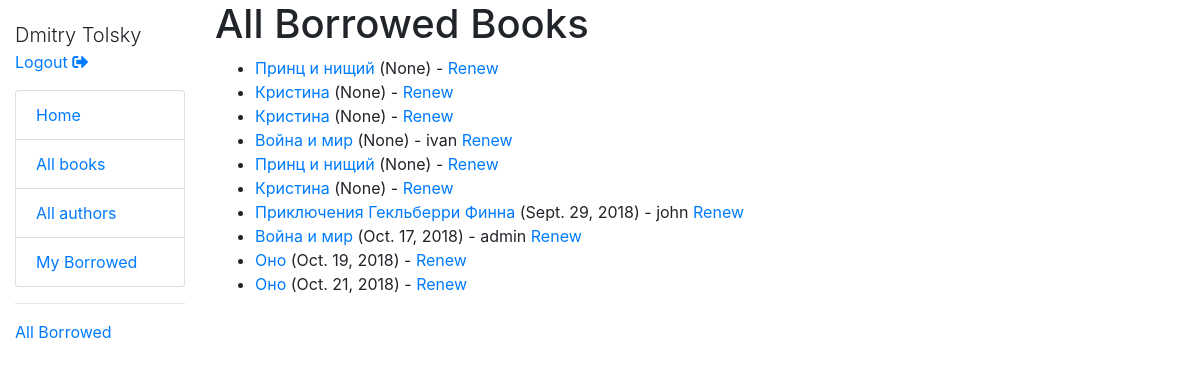
Page /catalog/borrowed/ (signed in) on the committed database.
### catalog/models.py (models this page shows, shortened)
class BookInstance(models.Model):
    id = models.UUIDField(primary_key=True, default=uuid.uuid4, help_text="Unique ID for this particular book across whole library")
    book = models.ForeignKey('Book', on_delete=models.SET_NULL, null=True)
    imprint = models.CharField(max_length=200)
    due_back = models.DateField(null=True, blank=True)
    borrower = models.ForeignKey(User, on_delete=models.SET_NULL, null=True, blank=True)
    LOAN_STATUS = (
        ('m', 'Maintenance'),
        ('o', 'On loan'),
        ('a', 'Available'),
        ('r', 'Reserved')
    )
    status = models.CharField(max_length=1, choices=LOAN_STATUS, blank=True, default='m', help_text="Book availability")
    class Meta:
        ordering = ["due_back"]
        permissions = (
            ("can_mark_returned", "Set book as returned"),
        )

class Book(models.Model):
    title = models.CharField(max_length=200)
    author = models.ForeignKey('Author', on_delete=models.SET_NULL, null=True)
    summary = models.TextField(max_length=1000, help_text="Enter a brief description of the book.")
    isbn = models.CharField('ISBN', max_length=13, help_text='13 Character <a href="https://www.isbn-international.org/content/what-isbn">ISBN number</a>')
    genre = models.ManyToManyField(Genre, help_text="Select a genre for this book.")
    language = models.ForeignKey('Language', on_delete=models.SET_NULL, null=True)
    def display_genre(self):
        return ', '.join([genre.name for genre in self.genre.all()[:3]])
    display_genre.short_description = 'Genre'

### catalog/views.py (the view)
class BorrowedBooksListView(PermissionRequiredMixin, generic.ListView):
    permission_required = 'catalog.can_mark_returned'
    model = BookInstance
    template_name = 'catalog/all_borrowed_books.html'
    paginate_by = 10

### catalog/templates/catalog/all_borrowed_books.html
{% extends "base_generic.html" %}
{% block content %}
    <h1>All Borrowed Books</h1>
    {% if bookinstance_list %}
        <ul>
        {% for bookinstance in bookinstance_list %}
            <li>
                <a href="{% url 'book-detail' bookinstance.book.pk %}">{{ bookinstance.book.title }}</a> ({{ bookinstance.due_back }}) - {{ bookinstance.borrower.username }}
                <a href="{% url 'renew-book-librarian' bookinstance.id %}">Renew</a>
            </li>
        {% endfor %}
        </ul>
    {% else %}
        <p>No borrowed books.</p>
    {% endif %}
{% endblock %}

### catalog/templates/base_generic.html (shortened to what this page needs)
<!DOCTYPE html>
<html lang="en">
<head>
    <link rel="stylesheet" href="https://stackpath.bootstrapcdn.com/bootstrap/4.1.3/css/bootstrap.min.css">
<link rel="stylesheet" href="https://use.fontawesome.com/releases/v5.3.1/css/all.css">
    {% load static %}
    <link rel="stylesheet" href="{% static 'css/styles.css' %}">
</head>
<body>
    <div class="container-fluid">
        <div class="row">
            <div class="col-sm-2">
                {% block sidebar %}
                    <ul class="sidebar-nav">
                        {% if user.is_authenticated %}
                            <li class="lead">{{ user.get_full_name }}</li>
                            <li>
                                <a href="{% url 'logout' %}?next={{ request.path }}">Logout <i class="fas fa-sign-out-alt"></i></a>
                            </li>
                        {% else %}
                            <li>
                                <a href="{% url 'login' %}?next={{ request.path }}">Login</a>
                            </li>
                        {% endif %}
                    </ul>
                     <ul class="list-group">
                         <li class="list-group-item">
                             <a href="{% url 'index' %}">Home</a>
                         </li>
                         <li class="list-group-item">
                            <a href="{% url 'books' %}">All books</a>
                         </li>
                         <li class="list-group-item">
                             <a href="{% url 'authors' %}">All authors</a>
                         </li>
                         <li class="list-group-item">
                            {% if user.is_authenticated %}
                                <a href="{% url 'my-borrowed' %}">My Borrowed</a>
                            {% endif %}
                         </li>
                     </ul>
                    {% if perms.catalog.can_mark_returned %}
                        <hr>
                        <a href="{% url 'all-borrowed' %}">All Borrowed</a>
                    {% endif %}
                {% endblock %}
            </div>
            <div class="col-sm-10">
                {% block content %}{% endblock %}
            </div>
        </div>
    </div>
</body>
</html>

### catalog/static/css/styles.css (style rules this page uses)
.sidebar-nav { margin-top: 20px; padding: 0; list-style: none; }

### rows in the picture
BookInstance: book "Принц и нищий", due_back "None"
BookInstance: book "Кристина", due_back "None"
BookInstance: book "Кристина", due_back "None"
BookInstance: book "Война и мир", due_back "None", borrower.username "ivan"
BookInstance: book "Принц и нищий", due_back "None"
BookInstance: book "Кристина", due_back "None"
BookInstance: book "Приключения Гекльберри Финна", due_back "Sept. 29, 2018", borrower.username "john"
BookInstance: book "Война и мир", due_back "Oct. 17, 2018", borrower.username "admin"
BookInstance: book "Оно", due_back "Oct. 19, 2018"
BookInstance: book "Оно", due_back "Oct. 21, 2018"

### other values in the picture
{{ user.get_full_name }} "Dmitry Tolsky"
